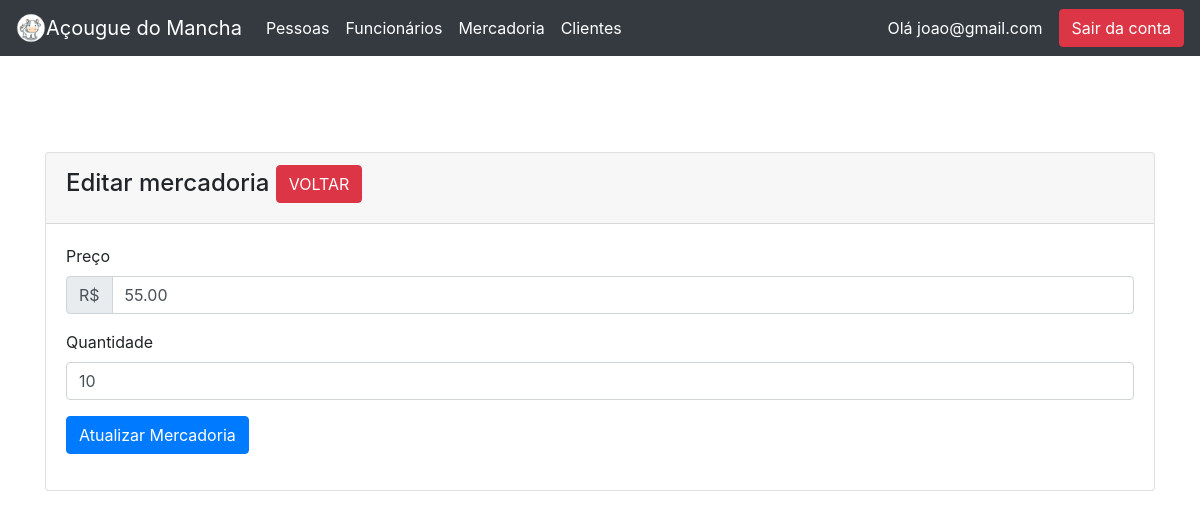
/product_edit.php?idProduto=1 (signed in), run on an earlier commit of the app's database.
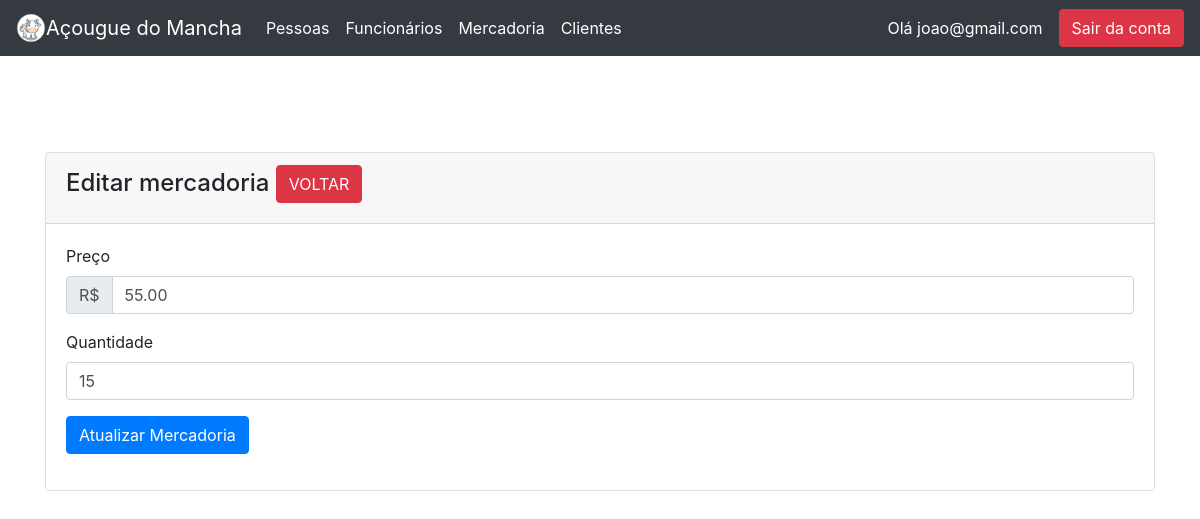
And on a later commit of the database.
### tables this page shows
CREATE TABLE `tbprodutos` (
  `id` int(11) NOT NULL,
  `preco` decimal(10,2) NOT NULL,
  `categoria` int(11) NOT NULL,
  `quantidade` int(11) NOT NULL,
  `descricao` varchar(100) NOT NULL,
  `idFornecedor` int(11) NOT NULL
);

### product_edit.php (the view, shortened to what this page needs)
<?php
require 'connection.php';
require_once("topo.php");
?>
<!doctype html>
<html lang="pt-BR">
  <head>
    <link rel="stylesheet" href="https://cdn.jsdelivr.net/npm/bootstrap@4.1.3/dist/css/bootstrap.min.css">
</head>
<body>
    <div class="container mt-5">
        <div class="row">
            <div class="col-md-12">
                <div class="card">
                    <div class="card-header">
                        <h4>Editar mercadoria
                            <a href="product.php" class="btn btn-danger float-end">VOLTAR</a>
                        </h4>
                    </div>
                    <div class="card-body">
                    <?php
                        if(isset($_GET['idProduto']))
                        {
                            $tbprodutos_id = mysqli_real_escape_string($con, $_GET['idProduto']);
                            $query = "SELECT * FROM tbprodutos WHERE id = '$tbprodutos_id'";
                            $query_run = mysqli_query($con, $query);
                            if(mysqli_num_rows($query_run) > 0)
                            {
                                $tbprodutos = mysqli_fetch_array($query_run);
                                ?>
                                <form action="code.php" method="POST">
                                    <label>Preço</label>
                                    <div class="input-group mb-3">
                                        <div class="input-group-prepend">
                                            <span class="input-group-text">R$</span>
                                        </div>
                                        <input type="text" name="preco" value="<?=$tbprodutos['preco'];?>" class="form-control" aria-label="Amount (to the nearest dollar)">
                                    </div>
                                    <div class="mb-3">
                                    <label> Quantidade </label>
                                    <input type="number" name="quantidade" value="<?=$tbprodutos['quantidade'];?>" class="form-control">
                                    </div>
                                    <div class="mb-3">
                                        <button type="submit" name="update_product" class="btn btn-primary">
                                            Atualizar Mercadoria
                                        </button>
                                    </div>
                                </form>
                                <?php
                            }
                            else
                            {
                                echo "<h4>Nenhum ID encontrado</h4>";
                            }
                        }
                        ?>
                    </div>
                </div>
            </div>
        </div>
    </div>
</body>
</html>

What changed in the data, as far as the page shows it:
changed tbprodutos: quantidade "10" → "15"
